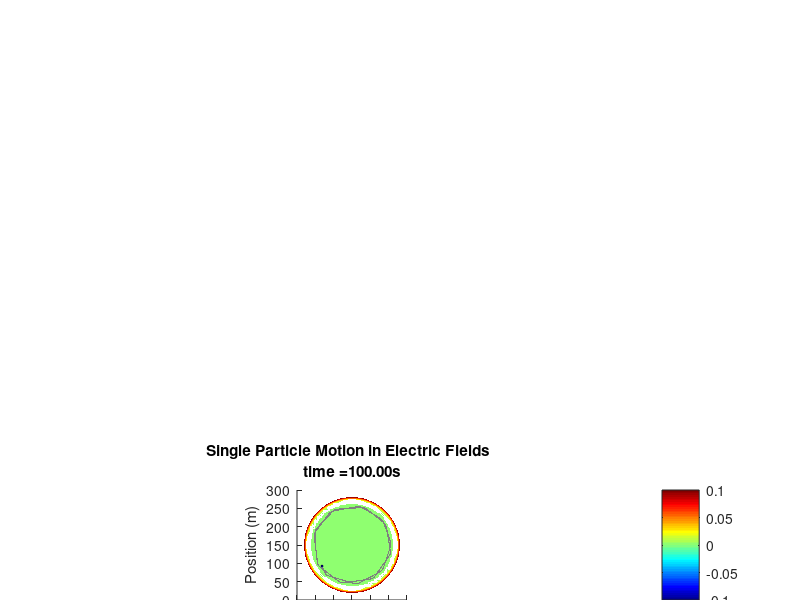

MATLAB code to generate this figure: (Note: this script raises an error after producing the figure.)
clear;clc;close all;
v = zeros(300);
v_tmp = v;
x_max = size(v,2) ; y_max = size(v,1);
x_mid = x_max/2   ; y_mid = y_max/2;


delta = 1;
while delta > 0.001
    v(2:end-1,2:end-1) = 0.25 * (v(1:end-2,2:end-1)+v(3:end,2:end-1)+v(2:end-1,1:end-2)+v(2:end-1,3:end));
%====================Loop Boundary====================
    for i = 1:x_max
        for j = 1:y_max
            if sqrt((i-x_mid)^2+(j-y_mid)^2) > 130
                v(j,i) = 0.1;
            end
        end
    end
%=======================================================

%====================Square   Boundary====================
%     v(1,:) = 0.1;
%     v(end,:) = 0.1;
%     v(:,1) = 0.1;
%     v(:,end) = 0.1;
%=======================================================

    delta = max(max(v-v_tmp))
    v_tmp = v;

end


[fx,fy] = gradient(v);
fx = -fx ; fy = -fy ;
q = 1.6e-19 ; %1.6e-19
m = 1.67e-27 ; %9.1e-31
vx = 0. ; vy = 12.5;
sx = 50 ; sy = 150;
sx_total = [sx] ; sy_total = [sy];
dt = 0.001;
t_end = 100000;
speed = 1000;
M = [];
for t = 1:t_end
    if round(sx) >= x_max | round(sy) >= y_max | round(sx) <= 0 | round(sy) <= 0
        disp("Escape");
        break
    end
    ax = fx(round(sy),round(sx))*q/m ; ay = fy(round(sy),round(sx))*q/m;
    sx = sx + vx*dt +  0.5*ax*(dt^2)   ; sy = sy + vy*dt +  0.5*ay*(dt^2);
    vx = vx + ax*dt ; vy = vy + ay*dt;
    sx_total = [sx_total,sx] ; sy_total = [sy_total,sy];

    if mod(t,speed) == 0
        hold off;
        surf(v);     view([0,90]); 
        colorbar;     caxis([-0.1 0.1]);
        colormap jet; axis image;  
        grid off;                           
        shading interp;
        axis([0 x_max 0 y_max]);
        title({['Single Particle Motion in Electric Fields  '];['time =',num2str(t*dt,'%6.2f'),'s']})
        hold on
        rectangle('Position',[sx_total(t)-2.5 sy_total(t)-2.5 5 5],'Curvature',[1 1],'FaceColor','blue')
        plot(sx_total(1:t),sy_total(1:t))
        ylabel(['Position (m)'])
        xlabel(['Position (m)'])
        M = [M,getframe(gcf)];
        fprintf('progressing...%1.2f%%\n',t/t_end*100)
    end


end


name = 'singleparticlemove_square.gif'

for j = 1:length(M)   
    [image,map]=frame2im(M(j));
    [im,map2]=rgb2ind(image,128);

    if j==1
        imwrite(im,map2,name,'gif','writeMode','overwrite','delaytime',0,'loopcount',inf);
    else
        imwrite(im,map2,name,'gif','writeMode','append','delaytime',0);
    end

end





